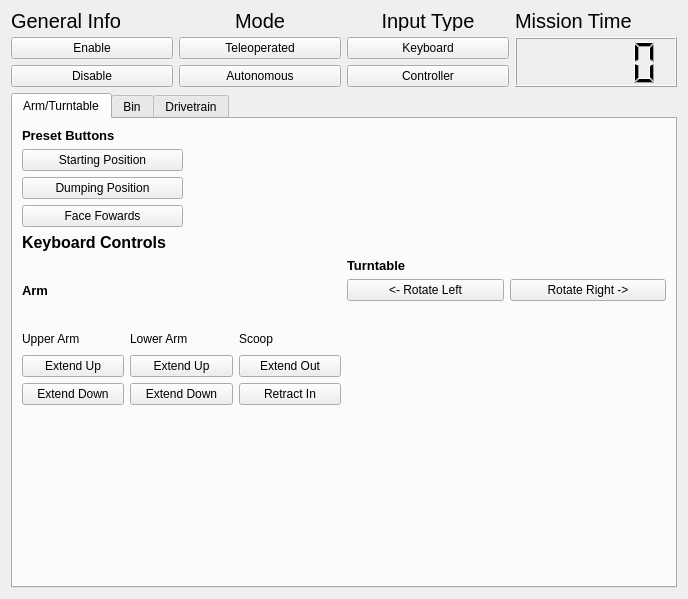
<?xml version="1.0" encoding="UTF-8"?>
<ui version="4.0">
 <class>MissionControlWidget</class>
 <widget class="QWidget" name="MissionControlWidget">
  <property name="enabled">
   <bool>true</bool>
  </property>
  <property name="geometry">
   <rect>
    <x>0</x>
    <y>0</y>
    <width>688</width>
    <height>599</height>
   </rect>
  </property>
  <property name="focusPolicy">
   <enum>Qt::NoFocus</enum>
  </property>
  <property name="windowTitle">
   <string>tfr_mission_control</string>
  </property>
  <layout class="QVBoxLayout" name="verticalLayout" stretch="0,1">
   <item>
    <layout class="QHBoxLayout" name="general_info" stretch="0,0,0,0">
     <property name="sizeConstraint">
      <enum>QLayout::SetDefaultConstraint</enum>
     </property>
     <item>
      <layout class="QVBoxLayout" name="enable_disable_buttons">
       <item>
        <widget class="QLabel" name="generalinfo_label">
         <property name="maximumSize">
          <size>
           <width>500</width>
           <height>20</height>
          </size>
         </property>
         <property name="font">
          <font>
           <pointsize>15</pointsize>
           <weight>50</weight>
           <bold>false</bold>
          </font>
         </property>
         <property name="text">
          <string>General Info</string>
         </property>
         <property name="textFormat">
          <enum>Qt::PlainText</enum>
         </property>
         <property name="scaledContents">
          <bool>false</bool>
         </property>
         <property name="margin">
          <number>0</number>
         </property>
         <property name="indent">
          <number>-1</number>
         </property>
        </widget>
       </item>
       <item>
        <widget class="QPushButton" name="enable_button">
         <property name="toolTip">
          <string extracomment="Enables the robot"/>
         </property>
         <property name="toolTipDuration">
          <number>1</number>
         </property>
         <property name="text">
          <string>Enable</string>
         </property>
        </widget>
       </item>
       <item>
        <widget class="QPushButton" name="disable_button">
         <property name="toolTip">
          <string notr="true" comment="test" extracomment="Disables the robot"/>
         </property>
         <property name="toolTipDuration">
          <number>10000</number>
         </property>
         <property name="statusTip">
          <string/>
         </property>
         <property name="text">
          <string>Disable</string>
         </property>
        </widget>
       </item>
      </layout>
     </item>
     <item>
      <layout class="QVBoxLayout" name="mode">
       <item>
        <widget class="QLabel" name="mode_label">
         <property name="maximumSize">
          <size>
           <width>500</width>
           <height>20</height>
          </size>
         </property>
         <property name="font">
          <font>
           <pointsize>15</pointsize>
          </font>
         </property>
         <property name="text">
          <string>Mode</string>
         </property>
         <property name="textFormat">
          <enum>Qt::PlainText</enum>
         </property>
         <property name="alignment">
          <set>Qt::AlignCenter</set>
         </property>
        </widget>
       </item>
       <item>
        <widget class="QPushButton" name="teleop_button">
         <property name="toolTip">
          <string extracomment="Sets the robot to the teleoperated mode"/>
         </property>
         <property name="toolTipDuration">
          <number>5</number>
         </property>
         <property name="whatsThis">
          <string/>
         </property>
         <property name="text">
          <string>Teleoperated</string>
         </property>
        </widget>
       </item>
       <item>
        <widget class="QPushButton" name="auto_button">
         <property name="toolTip">
          <string extracomment="Sets the robot to the autonomous mode"/>
         </property>
         <property name="toolTipDuration">
          <number>5</number>
         </property>
         <property name="text">
          <string>Autonomous</string>
         </property>
        </widget>
       </item>
      </layout>
     </item>
     <item>
      <layout class="QVBoxLayout" name="input_type">
       <item>
        <widget class="QLabel" name="input_label">
         <property name="maximumSize">
          <size>
           <width>500</width>
           <height>20</height>
          </size>
         </property>
         <property name="font">
          <font>
           <pointsize>15</pointsize>
          </font>
         </property>
         <property name="text">
          <string>Input Type</string>
         </property>
         <property name="alignment">
          <set>Qt::AlignCenter</set>
         </property>
        </widget>
       </item>
       <item>
        <widget class="QPushButton" name="keyboard_button">
         <property name="toolTip">
          <string extracomment="Setst the control type to a keyboard"/>
         </property>
         <property name="toolTipDuration">
          <number>5</number>
         </property>
         <property name="text">
          <string>Keyboard</string>
         </property>
        </widget>
       </item>
       <item>
        <widget class="QPushButton" name="controller_button">
         <property name="toolTip">
          <string extracomment="Setst the control type to a controller"/>
         </property>
         <property name="toolTipDuration">
          <number>5</number>
         </property>
         <property name="text">
          <string>Controller</string>
         </property>
        </widget>
       </item>
      </layout>
     </item>
     <item>
      <layout class="QVBoxLayout" name="mission_time">
       <item>
        <widget class="QLabel" name="mission_time_label">
         <property name="maximumSize">
          <size>
           <width>500</width>
           <height>20</height>
          </size>
         </property>
         <property name="font">
          <font>
           <pointsize>15</pointsize>
          </font>
         </property>
         <property name="text">
          <string>Mission Time</string>
         </property>
        </widget>
       </item>
       <item>
        <widget class="QLCDNumber" name="time_display">
         <property name="maximumSize">
          <size>
           <width>16777215</width>
           <height>60</height>
          </size>
         </property>
        </widget>
       </item>
      </layout>
     </item>
    </layout>
   </item>
   <item>
    <widget class="QTabWidget" name="tab_widget">
     <property name="sizePolicy">
      <sizepolicy hsizetype="Preferred" vsizetype="Preferred">
       <horstretch>0</horstretch>
       <verstretch>0</verstretch>
      </sizepolicy>
     </property>
     <property name="currentIndex">
      <number>0</number>
     </property>
     <widget class="QWidget" name="arm_turntable_tab">
      <attribute name="title">
       <string>Arm/Turntable</string>
      </attribute>
      <layout class="QHBoxLayout" name="horizontalLayout">
       <item>
        <layout class="QVBoxLayout" name="arm_turntable_main_layout">
         <item>
          <layout class="QHBoxLayout" name="preset_buttons_row" stretch="1,3">
           <item>
            <layout class="QVBoxLayout" name="preset_buttons">
             <item>
              <widget class="QLabel" name="preset_buttons_label">
               <property name="font">
                <font>
                 <pointsize>10</pointsize>
                 <weight>75</weight>
                 <bold>true</bold>
                </font>
               </property>
               <property name="text">
                <string>Preset Buttons</string>
               </property>
              </widget>
             </item>
             <item>
              <widget class="QPushButton" name="starting_pos_button">
               <property name="toolTip">
                <string>test</string>
               </property>
               <property name="toolTipDuration">
                <number>5000</number>
               </property>
               <property name="text">
                <string>Starting Position</string>
               </property>
              </widget>
             </item>
             <item>
              <widget class="QPushButton" name="dumping_pos_button">
               <property name="text">
                <string>Dumping Position</string>
               </property>
              </widget>
             </item>
             <item>
              <widget class="QPushButton" name="face_fowards_button">
               <property name="text">
                <string>Face Fowards</string>
               </property>
              </widget>
             </item>
            </layout>
           </item>
           <item>
            <layout class="QVBoxLayout" name="other_preset_buttons_layout">
             <item>
              <spacer name="preset_buttons_spacer">
               <property name="orientation">
                <enum>Qt::Horizontal</enum>
               </property>
               <property name="sizeHint" stdset="0">
                <size>
                 <width>40</width>
                 <height>20</height>
                </size>
               </property>
              </spacer>
             </item>
            </layout>
           </item>
          </layout>
         </item>
         <item>
          <layout class="QVBoxLayout" name="keyboard_controls">
           <property name="sizeConstraint">
            <enum>QLayout::SetDefaultConstraint</enum>
           </property>
           <item>
            <widget class="QLabel" name="keyboard_controls_label">
             <property name="maximumSize">
              <size>
               <width>16777215</width>
               <height>50</height>
              </size>
             </property>
             <property name="font">
              <font>
               <pointsize>12</pointsize>
               <weight>75</weight>
               <bold>true</bold>
              </font>
             </property>
             <property name="text">
              <string>Keyboard Controls</string>
             </property>
            </widget>
           </item>
           <item>
            <layout class="QHBoxLayout" name="key_board_controls_layout" stretch="0,0">
             <item>
              <layout class="QVBoxLayout" name="arm_keyboard_controls" stretch="0,2">
               <item>
                <widget class="QLabel" name="arm_label">
                 <property name="font">
                  <font>
                   <pointsize>10</pointsize>
                   <weight>75</weight>
                   <bold>true</bold>
                  </font>
                 </property>
                 <property name="text">
                  <string>Arm</string>
                 </property>
                 <property name="textFormat">
                  <enum>Qt::PlainText</enum>
                 </property>
                </widget>
               </item>
               <item>
                <layout class="QHBoxLayout" name="button_container">
                 <item>
                  <layout class="QVBoxLayout" name="upper_arm_container" stretch="0,0,0">
                   <item>
                    <widget class="QLabel" name="upp_arm_label">
                     <property name="maximumSize">
                      <size>
                       <width>16777215</width>
                       <height>20</height>
                      </size>
                     </property>
                     <property name="text">
                      <string>Upper Arm</string>
                     </property>
                     <property name="textFormat">
                      <enum>Qt::PlainText</enum>
                     </property>
                    </widget>
                   </item>
                   <item>
                    <widget class="QPushButton" name="extend_up_upper_arm_button">
                     <property name="text">
                      <string>Extend Up</string>
                     </property>
                    </widget>
                   </item>
                   <item>
                    <widget class="QPushButton" name="extend_down_upper_arm_button">
                     <property name="text">
                      <string>Extend Down</string>
                     </property>
                    </widget>
                   </item>
                  </layout>
                 </item>
                 <item>
                  <layout class="QVBoxLayout" name="lower_arm_container">
                   <item>
                    <widget class="QLabel" name="lower_arm_label">
                     <property name="maximumSize">
                      <size>
                       <width>16777215</width>
                       <height>20</height>
                      </size>
                     </property>
                     <property name="text">
                      <string>Lower Arm</string>
                     </property>
                    </widget>
                   </item>
                   <item>
                    <widget class="QPushButton" name="extend_up_lower_arm_button">
                     <property name="text">
                      <string>Extend Up</string>
                     </property>
                    </widget>
                   </item>
                   <item>
                    <widget class="QPushButton" name="extend_down_lower_arm_button">
                     <property name="text">
                      <string>Extend Down</string>
                     </property>
                    </widget>
                   </item>
                  </layout>
                 </item>
                 <item>
                  <layout class="QVBoxLayout" name="scoop_container">
                   <item>
                    <widget class="QLabel" name="scoop_label">
                     <property name="maximumSize">
                      <size>
                       <width>16777215</width>
                       <height>20</height>
                      </size>
                     </property>
                     <property name="text">
                      <string>Scoop</string>
                     </property>
                    </widget>
                   </item>
                   <item>
                    <widget class="QPushButton" name="extend_out_scoop_button">
                     <property name="text">
                      <string>Extend Out</string>
                     </property>
                    </widget>
                   </item>
                   <item>
                    <widget class="QPushButton" name="extend_in_scoop_button">
                     <property name="text">
                      <string>Retract In</string>
                     </property>
                    </widget>
                   </item>
                  </layout>
                 </item>
                </layout>
               </item>
              </layout>
             </item>
             <item>
              <layout class="QVBoxLayout" name="turntable_keyboard_controls" stretch="0,0,0">
               <item>
                <widget class="QLabel" name="turntable_label">
                 <property name="font">
                  <font>
                   <pointsize>10</pointsize>
                   <weight>75</weight>
                   <bold>true</bold>
                  </font>
                 </property>
                 <property name="text">
                  <string>Turntable</string>
                 </property>
                </widget>
               </item>
               <item>
                <layout class="QHBoxLayout" name="button_layout" stretch="0,0">
                 <item>
                  <widget class="QPushButton" name="rotate_left_button">
                   <property name="text">
                    <string>&lt;- Rotate Left</string>
                   </property>
                  </widget>
                 </item>
                 <item>
                  <widget class="QPushButton" name="rotate_right_button">
                   <property name="text">
                    <string>Rotate Right -&gt;</string>
                   </property>
                  </widget>
                 </item>
                </layout>
               </item>
               <item>
                <spacer name="turntable_space">
                 <property name="orientation">
                  <enum>Qt::Vertical</enum>
                 </property>
                 <property name="sizeHint" stdset="0">
                  <size>
                   <width>20</width>
                   <height>40</height>
                  </size>
                 </property>
                </spacer>
               </item>
              </layout>
             </item>
            </layout>
           </item>
          </layout>
         </item>
         <item>
          <layout class="QHBoxLayout" name="controller_controls">
           <item>
            <spacer name="verticalSpacer">
             <property name="orientation">
              <enum>Qt::Vertical</enum>
             </property>
             <property name="sizeHint" stdset="0">
              <size>
               <width>20</width>
               <height>40</height>
              </size>
             </property>
            </spacer>
           </item>
          </layout>
         </item>
        </layout>
       </item>
      </layout>
     </widget>
     <widget class="QWidget" name="bin_tab">
      <attribute name="title">
       <string>Bin</string>
      </attribute>
      <layout class="QHBoxLayout" name="horizontalLayout_2">
       <item>
        <layout class="QVBoxLayout" name="verticalLayout_3">
         <item>
          <layout class="QHBoxLayout" name="horizontalLayout_7" stretch="1,3">
           <item>
            <layout class="QVBoxLayout" name="verticalLayout_11">
             <item>
              <widget class="QLabel" name="label_9">
               <property name="font">
                <font>
                 <pointsize>10</pointsize>
                 <weight>75</weight>
                 <bold>true</bold>
                </font>
               </property>
               <property name="text">
                <string>Preset Button</string>
               </property>
              </widget>
             </item>
             <item>
              <widget class="QPushButton" name="pushButton_2">
               <property name="text">
                <string>Dumping Position</string>
               </property>
              </widget>
             </item>
             <item>
              <widget class="QPushButton" name="pushButton_5">
               <property name="text">
                <string>Collection Position</string>
               </property>
              </widget>
             </item>
            </layout>
           </item>
           <item>
            <spacer name="horizontalSpacer">
             <property name="orientation">
              <enum>Qt::Horizontal</enum>
             </property>
             <property name="sizeHint" stdset="0">
              <size>
               <width>40</width>
               <height>20</height>
              </size>
             </property>
            </spacer>
           </item>
          </layout>
         </item>
         <item>
          <layout class="QVBoxLayout" name="verticalLayout_8">
           <item>
            <widget class="QLabel" name="label_8">
             <property name="font">
              <font>
               <pointsize>12</pointsize>
               <weight>75</weight>
               <bold>true</bold>
              </font>
             </property>
             <property name="text">
              <string>Keyboard Controls</string>
             </property>
            </widget>
           </item>
           <item>
            <layout class="QHBoxLayout" name="horizontalLayout_11" stretch="1,3">
             <item>
              <layout class="QVBoxLayout" name="verticalLayout_17">
               <item>
                <widget class="QPushButton" name="pushButton_14">
                 <property name="text">
                  <string>Extend Bin</string>
                 </property>
                </widget>
               </item>
               <item>
                <widget class="QPushButton" name="pushButton_15">
                 <property name="text">
                  <string> Retract Bin</string>
                 </property>
                </widget>
               </item>
              </layout>
             </item>
             <item>
              <spacer name="horizontalSpacer_2">
               <property name="orientation">
                <enum>Qt::Horizontal</enum>
               </property>
               <property name="sizeHint" stdset="0">
                <size>
                 <width>40</width>
                 <height>20</height>
                </size>
               </property>
              </spacer>
             </item>
            </layout>
           </item>
          </layout>
         </item>
         <item>
          <layout class="QVBoxLayout" name="verticalLayout_9">
           <item>
            <spacer name="verticalSpacer_2">
             <property name="orientation">
              <enum>Qt::Vertical</enum>
             </property>
             <property name="sizeHint" stdset="0">
              <size>
               <width>20</width>
               <height>40</height>
              </size>
             </property>
            </spacer>
           </item>
          </layout>
         </item>
        </layout>
       </item>
      </layout>
     </widget>
     <widget class="QWidget" name="drivetrain_tab">
      <attribute name="title">
       <string>Drivetrain</string>
      </attribute>
      <layout class="QHBoxLayout" name="horizontalLayout_3">
       <item>
        <layout class="QVBoxLayout" name="verticalLayout_4">
         <item>
          <layout class="QVBoxLayout" name="verticalLayout_18">
           <item>
            <layout class="QHBoxLayout" name="horizontalLayout_14"/>
           </item>
           <item>
            <layout class="QHBoxLayout" name="horizontalLayout_13"/>
           </item>
           <item>
            <layout class="QHBoxLayout" name="horizontalLayout_12"/>
           </item>
          </layout>
         </item>
        </layout>
       </item>
      </layout>
     </widget>
    </widget>
   </item>
  </layout>
 </widget>
 <resources/>
 <connections/>
</ui>
